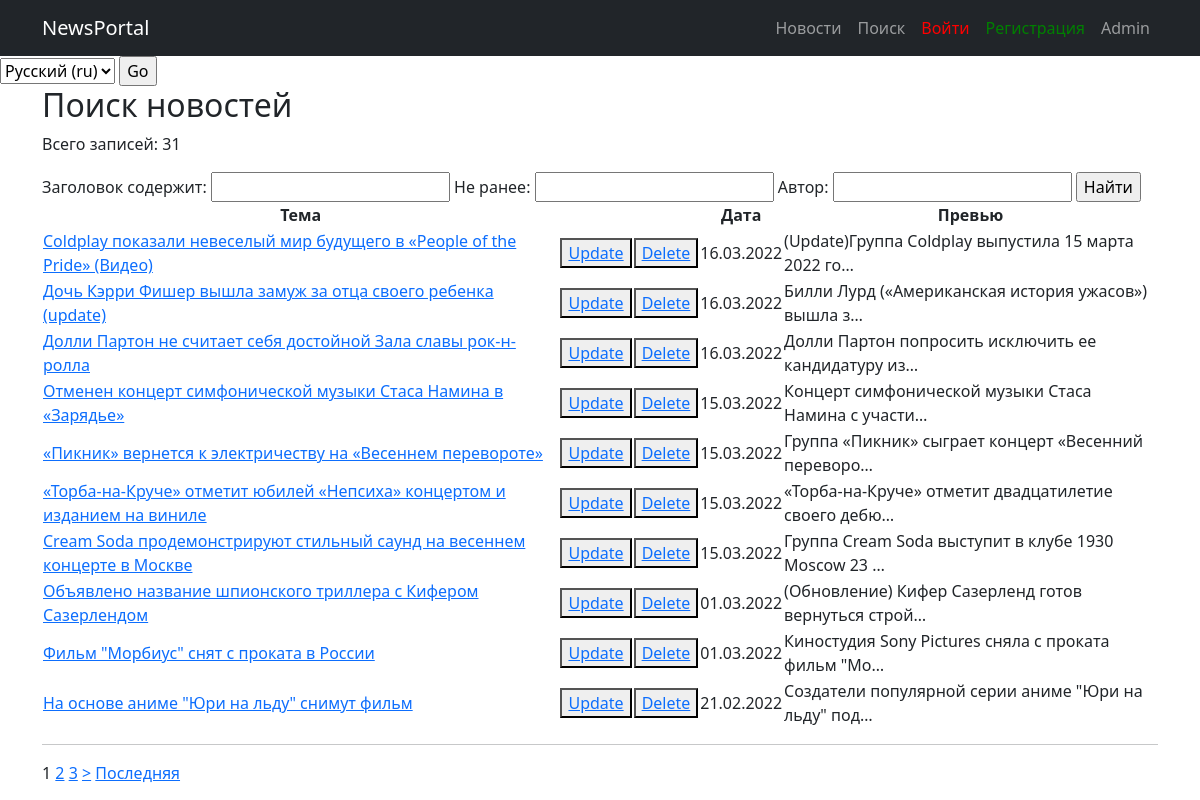
The app's page /news/search/ with its own data.
### newsportal/models.py (models this page shows, shortened)
class Post(models.Model):
    post = 'post'
    news = 'news'
    TYPE_POST = [
        (post, 'Post'),
        (news, 'News'),
    ]
    date_post = models.DateTimeField(auto_now_add=True)
    type_post = models.CharField(max_length=4, choices=TYPE_POST, default=post)
    title_post = models.TextField()
    body_post = models.TextField()
    rate_post = models.IntegerField(default=0)
    author_post = models.ForeignKey("Author", on_delete=models.CASCADE)
    category_post = models.ManyToManyField(Category)

### newsportal/views.py (the view)
# urls.py: path('search/', NewsSearch.as_view(), name='news_search'),
class NewsSearch(ListView):
    model = Post
    template_name = 'search.html'
    context_object_name = 'news'
    ordering = ['-id']
    paginate_by = 10
    def get_filter(self):
        return PostFilter(self.request.GET, queryset=super().get_queryset())
    def get_queryset(self):
        return self.get_filter().qs
    def get_context_data(self, *args, **kwargs):
        return {
            **super().get_context_data(*args, **kwargs),
            'filter': self.get_filter(),
            'count_posts': Paginator(Post.objects.all().order_by('-id'), 1),
        }

### newsportal/templatetags/custom_filters.py (called while the page is built)
@register.filter(name='censor')
@stringfilter
def censor(value):
    lowtext = ''
    stopword = ['бес', 'вам', 'ами', 'ние', 'импресс', 'также']
    ln = len(stopword)
    censored_text = ''
    text = ''
    block = '*'
    for i in value:
        text += i
        lowtext = text.lower()
        flag = 0
        for j in stopword:
            if not lowtext in j:
                flag += 1
            if lowtext == j:
                censored_text += block * len(text)
                flag -= 1
                text = ''
        if flag == ln:
            censored_text += text
            text = ''
    if lowtext != '' and lowtext not in stopword:
        censored_text += text
    elif lowtext != '':
        censored_text += block * len(text)
    return censored_text

### templates/search.html (shortened to what this page needs)
{% extends 'account/base.html' %}
{% load i18n %}
{% load custom_filters %}
{% block content %}
<h2>{% trans 'Поиск новостей' %}</h2>
<p>{% trans 'Всего записей:' %} {{count_posts.count}}</p>
<form method="GET">
    {{filter.form}}
    <input type="submit" value="{% trans 'Найти' %}">
</form>
{% if news %}
<table>
    <tr>
        <td align="center"><b>{% trans 'Тема' %}</b></td>
        <td></td>
        <td></td>
        <td align="center"><b>{% trans 'Дата' %}</b></td>
        <td align="center"><b>{% trans 'Превью' %}</b></td>
    </tr>
    {% for newspost in object_list %}
    <tr>
        <td><a href="{% url 'news_detail' newspost.id %}">{{newspost.title_post|censor}}</a></td>
        <td><button><a href="{% url 'news_update' newspost.id %}">Update</a></button></td>
        <td><button><a href="{% url 'news_delete' newspost.id %}">Delete</a></button></td>
        <td>{{newspost.date_post|date:'d.m.Y'}}</td>
        <td>{{newspost.body_post|truncatechars:51|censor}}</td>
    </tr>
    {% endfor %}
</table>
{% else %}
<h2>No news</h2>
{% endif %}
<hr>
<div class="pagination">
    <span class="step-links">
        <span class="current">
            {% for num in page_obj.paginator.page_range %}
                {% if page_obj.number == num %}
                    <a>{{ num }}</a>
                {% elif num > page_obj.number|add:'-3' and num < page_obj.number|add:'3' %}
                    <a href="?page={{ num }}">{{ num }}</a>
                {% endif %}
            {% endfor %}
        </span>
        {% if page_obj.has_next %}
            <a href="?page={{ page_obj.next_page_number }}">></a>
            <a href="?page={{ page_obj.paginator.num_pages }}">{% trans 'Последняя' %}</a>
        {% endif %}
    </span>
</div>
{% endblock content %}

### records on screen
Post: title_post|censor "Coldplay показали невеселый мир будущего в «People of the Pride» (Видео)", date_post "16.03.2022", body_post|censor "(Update)Группа Coldplay выпустила 15 марта 2022 го…"
Post: title_post|censor "Дочь Кэрри Фишер вышла замуж за отца своего ребенка (update)", date_post "16.03.2022", body_post|censor "Билли Лурд («Американская история ужасов») вышла з…"
Post: title_post|censor "Долли Партон не считает себя достойной Зала славы рок-н-ролла", date_post "16.03.2022", body_post|censor "Долли Партон попросить исключить ее кандидатуру из…"
Post: title_post|censor "Отменен концерт симфонической музыки Стаса Намина в «Зарядье»", date_post "15.03.2022", body_post|censor "Концерт симфонической музыки Стаса Намина с участи…"
Post: title_post|censor "«Пикник» вернется к электричеству на «Весеннем перевороте»", date_post "15.03.2022", body_post|censor "Группа «Пикник» сыграет концерт «Весенний переворо…"
Post: title_post|censor "«Торба-на-Круче» отметит юбилей «Непсиха» концертом и изданием на виниле", date_post "15.03.2022", body_post|censor "«Торба-на-Круче» отметит двадцатилетие своего дебю…"
Post: title_post|censor "Cream Soda продемонстрируют стильный саунд на весеннем концерте в Москве", date_post "15.03.2022", body_post|censor "Группа Cream Soda выступит в клубе 1930 Moscow 23 …"
Post: title_post|censor "Объявлено название шпионского триллера с Кифером Сазерлендом", date_post "01.03.2022", body_post|censor "(Обновление) Кифер Сазерленд готов вернуться строй…"
Post: title_post|censor "Фильм \"Морбиус\" снят с проката в России", date_post "01.03.2022", body_post|censor "Киностудия Sony Pictures сняла с проката фильм \"Мо…"
Post: title_post|censor "На основе аниме \"Юри на льду\" снимут фильм", date_post "21.02.2022", body_post|censor "Создатели популярной серии аниме \"Юри на льду\" под…"

### other values on screen
{{ count_posts.count }} "31"
{{ num }} "1"
{{ num }} "2" "3"
form field language "Русский (ru)"
